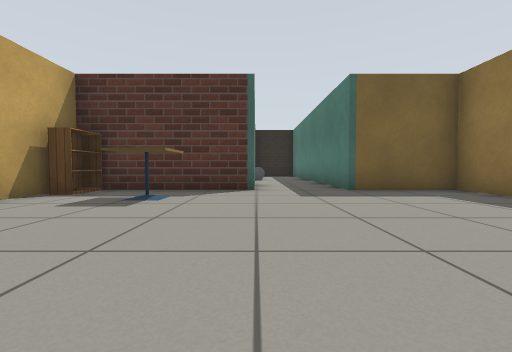
[1] (above)

12 first-person views from a walk through a world built for the Gazebo simulator. The camera is 0.5 m above the floor, tilts 2° down and sees 90° across. The floor is counted in squares, 1 m on a side. Each view is taken from the middle of a square. On the plan, view 1 faces up. The plan holds only what a view shows up to about 9 squares ahead; the rest is blank. Robots are left out. Gazebo's built-in surfaces are drawn with simple patterns. Some stock models are drawn as simple stand-ins.

[2]
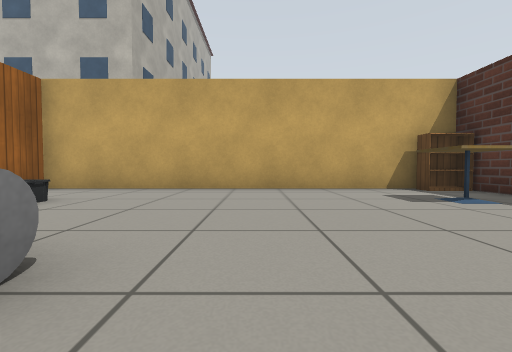

[3]
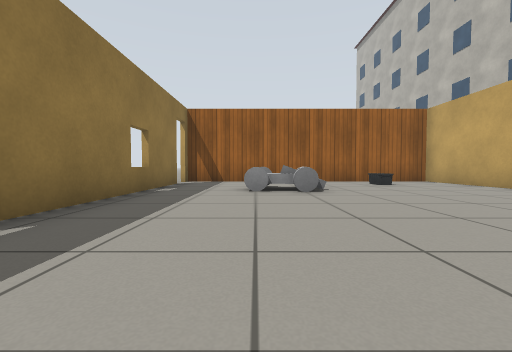

[4]
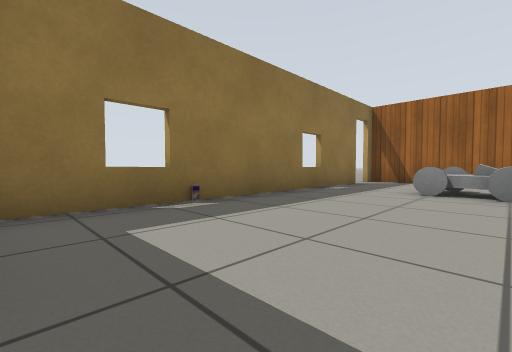

[5]
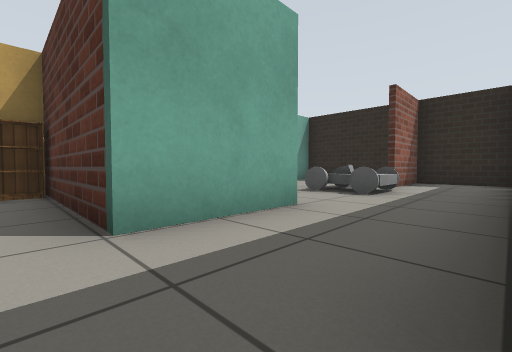

[6]
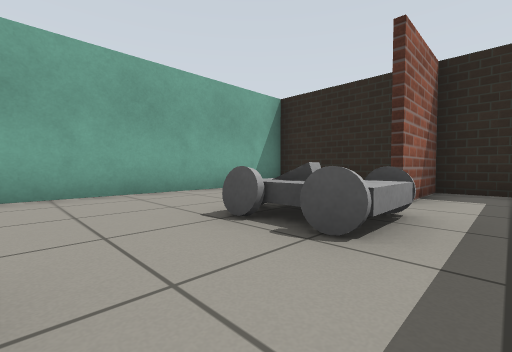

[7]
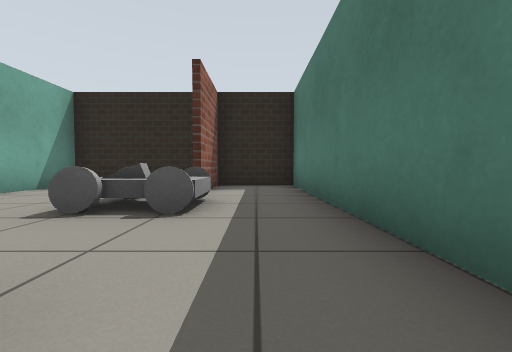

[8]
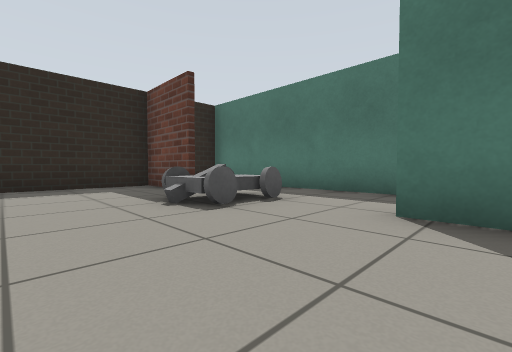

[9]
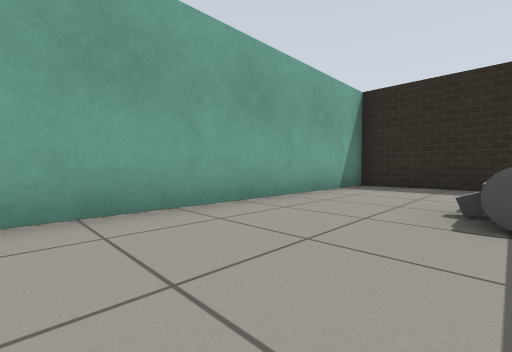

[10]
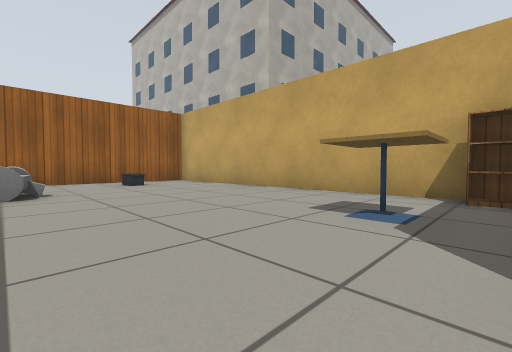

[11]
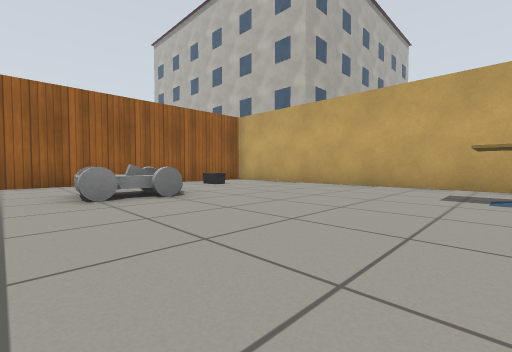

[12]
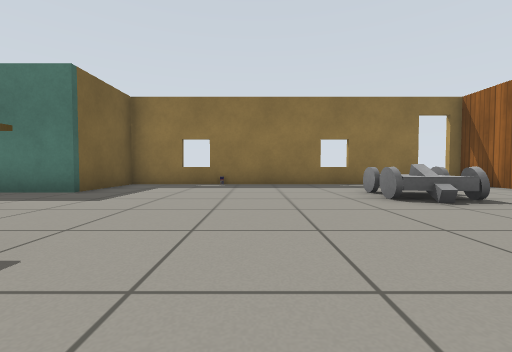

### Floor plan
Ten units are one square. View 1 is at (0, 0); x grows to the right and y downward. Boxes are objects, and circles mark ways between rooms. Rooms are numbered by the first view taken in them; rooms with no view inside come last. Other rooms are left out.
<svg viewBox="-44 -145 94 189">
<path fill="none" stroke="#000" d="M0 -56 -39 -56 -39 39 44 39M44 28 44 -56 20 -56M-2 -117 -2 -140M0 -79 0 -56M-2 -69 -2 -79M0 -140 0 -117M20 -56 20 -139 -39 -139 -39 -69"/>
<rect x="-25" y="15" width="10" height="10" fill="#bbb"><title>other object</title></rect>
<rect x="-25" y="-45" width="10" height="10" fill="#bbb"><title>cafe table</title></rect>
<rect x="5" y="-5" width="20" height="20" fill="#bbb"><title>other object</title></rect>
<rect x="35" y="-35" width="10" height="10" fill="#bbb"><title>other object</title></rect>
<rect x="-15" y="-115" width="20" height="20" fill="#bbb"><title>other object</title></rect>
<circle cx="10" cy="-65" r="3" fill="#2a7"/>
<text x="0" y="-10">1</text>
<text x="-10" y="-100">2</text>
</svg>
Room 1 opens to room 2.

Where each view was taken, in squares from view 1:
view 1: 0 up, 0 right, facing up
view 2: 1 up, 2 right, facing left
view 3: 5 up, 2 right, facing down
view 4: 5 up, 1 right, facing down-right
view 5: 5 up, 2 right, facing up-left
view 6: 8 up, 1 right, facing up-left
view 7: 7 up, 1 right, facing up
view 8: 7 up, 3 left, facing up-right
view 9: 7 up, 1 left, facing up-left
view 10: 5 up, 1 right, facing down-left
view 11: 4 up, 3 right, facing down-left
view 12: 2 up, 3 left, facing right
